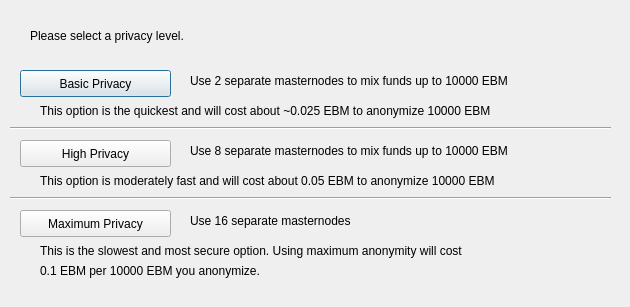
<?xml version="1.0" encoding="UTF-8"?>
<ui version="4.0">
 <class>ObfuscationConfig</class>
 <widget class="QDialog" name="ObfuscationConfig">
  <property name="geometry">
   <rect>
    <x>0</x>
    <y>0</y>
    <width>630</width>
    <height>307</height>
   </rect>
  </property>
  <property name="windowTitle">
   <string>Configure Obfuscation</string>
  </property>
  <widget class="QPushButton" name="buttonBasic">
   <property name="geometry">
    <rect>
     <x>20</x>
     <y>70</y>
     <width>151</width>
     <height>27</height>
    </rect>
   </property>
   <property name="text">
    <string>Basic Privacy</string>
   </property>
  </widget>
  <widget class="QPushButton" name="buttonHigh">
   <property name="geometry">
    <rect>
     <x>20</x>
     <y>140</y>
     <width>151</width>
     <height>27</height>
    </rect>
   </property>
   <property name="text">
    <string>High Privacy</string>
   </property>
  </widget>
  <widget class="QPushButton" name="buttonMax">
   <property name="geometry">
    <rect>
     <x>20</x>
     <y>210</y>
     <width>151</width>
     <height>27</height>
    </rect>
   </property>
   <property name="text">
    <string>Maximum Privacy</string>
   </property>
  </widget>
  <widget class="QLabel" name="label">
   <property name="geometry">
    <rect>
     <x>30</x>
     <y>20</y>
     <width>571</width>
     <height>31</height>
    </rect>
   </property>
   <property name="text">
    <string>Please select a privacy level.</string>
   </property>
  </widget>
  <widget class="QLabel" name="label_2">
   <property name="geometry">
    <rect>
     <x>190</x>
     <y>70</y>
     <width>421</width>
     <height>21</height>
    </rect>
   </property>
   <property name="text">
    <string>Use 2 separate masternodes to mix funds up to 10000 EBM</string>
   </property>
  </widget>
  <widget class="QLabel" name="label_3">
   <property name="geometry">
    <rect>
     <x>190</x>
     <y>140</y>
     <width>411</width>
     <height>21</height>
    </rect>
   </property>
   <property name="text">
    <string>Use 8 separate masternodes to mix funds up to 10000 EBM</string>
   </property>
  </widget>
  <widget class="QLabel" name="label_4">
   <property name="geometry">
    <rect>
     <x>190</x>
     <y>210</y>
     <width>421</width>
     <height>21</height>
    </rect>
   </property>
   <property name="text">
    <string>Use 16 separate masternodes</string>
   </property>
  </widget>
  <widget class="QLabel" name="label_6">
   <property name="geometry">
    <rect>
     <x>40</x>
     <y>100</y>
     <width>561</width>
     <height>21</height>
    </rect>
   </property>
   <property name="text">
    <string>This option is the quickest and will cost about ~0.025 EBM to anonymize 10000 EBM</string>
   </property>
  </widget>
  <widget class="QLabel" name="label_7">
   <property name="geometry">
    <rect>
     <x>40</x>
     <y>170</y>
     <width>561</width>
     <height>21</height>
    </rect>
   </property>
   <property name="text">
    <string>This option is moderately fast and will cost about 0.05 EBM to anonymize 10000 EBM</string>
   </property>
  </widget>
  <widget class="QLabel" name="label_8">
   <property name="geometry">
    <rect>
     <x>40</x>
     <y>240</y>
     <width>561</width>
     <height>21</height>
    </rect>
   </property>
   <property name="text">
    <string>This is the slowest and most secure option. Using maximum anonymity will cost</string>
   </property>
  </widget>
  <widget class="QLabel" name="label_9">
   <property name="geometry">
    <rect>
     <x>40</x>
     <y>260</y>
     <width>561</width>
     <height>21</height>
    </rect>
   </property>
   <property name="text">
    <string>0.1 EBM per 10000 EBM you anonymize.</string>
   </property>
  </widget>
  <widget class="Line" name="line">
   <property name="geometry">
    <rect>
     <x>10</x>
     <y>120</y>
     <width>601</width>
     <height>16</height>
    </rect>
   </property>
   <property name="orientation">
    <enum>Qt::Horizontal</enum>
   </property>
  </widget>
  <widget class="Line" name="line_2">
   <property name="geometry">
    <rect>
     <x>10</x>
     <y>190</y>
     <width>601</width>
     <height>16</height>
    </rect>
   </property>
   <property name="orientation">
    <enum>Qt::Horizontal</enum>
   </property>
  </widget>
 </widget>
 <resources/>
 <connections/>
</ui>
